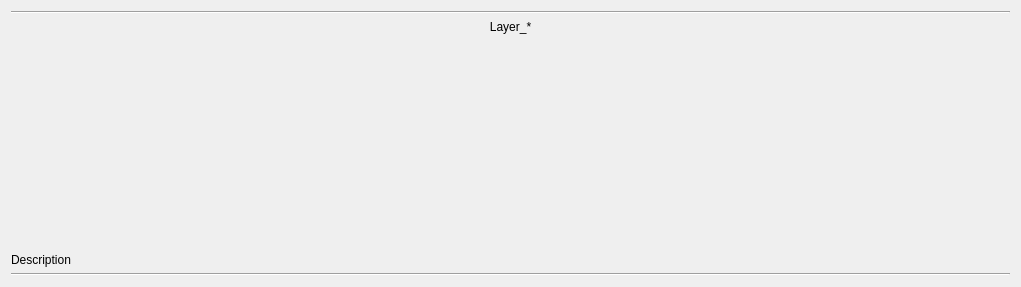
<?xml version="1.0" encoding="UTF-8"?>
<ui version="4.0">
 <class>NetworkLayer</class>
 <widget class="QWidget" name="NetworkLayer">
  <property name="geometry">
   <rect>
    <x>0</x>
    <y>0</y>
    <width>1021</width>
    <height>287</height>
   </rect>
  </property>
  <property name="sizePolicy">
   <sizepolicy hsizetype="Expanding" vsizetype="Preferred">
    <horstretch>0</horstretch>
    <verstretch>0</verstretch>
   </sizepolicy>
  </property>
  <property name="windowTitle">
   <string>Form</string>
  </property>
  <layout class="QVBoxLayout" name="verticalLayout" stretch="0,1,20,1,0">
   <item>
    <widget class="Line" name="line">
     <property name="orientation">
      <enum>Qt::Horizontal</enum>
     </property>
    </widget>
   </item>
   <item>
    <layout class="QVBoxLayout" name="V_1_1">
     <item>
      <widget class="QLabel" name="layerName">
       <property name="frameShadow">
        <enum>QFrame::Plain</enum>
       </property>
       <property name="text">
        <string>Layer_*</string>
       </property>
       <property name="alignment">
        <set>Qt::AlignCenter</set>
       </property>
      </widget>
     </item>
    </layout>
   </item>
   <item>
    <layout class="QHBoxLayout" name="V_1_2"/>
   </item>
   <item>
    <layout class="QVBoxLayout" name="V_1_3">
     <item>
      <widget class="QLabel" name="layerDescription">
       <property name="text">
        <string>Description</string>
       </property>
      </widget>
     </item>
    </layout>
   </item>
   <item>
    <widget class="Line" name="line_2">
     <property name="orientation">
      <enum>Qt::Horizontal</enum>
     </property>
    </widget>
   </item>
  </layout>
 </widget>
 <resources/>
 <connections/>
</ui>
